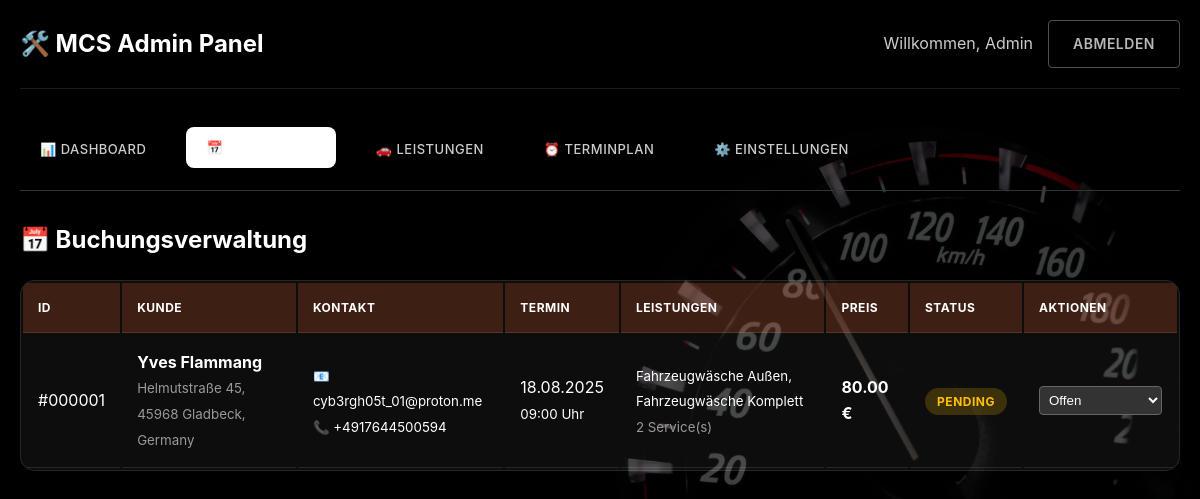
Screenshot of /admin/index.php?tab=bookings (signed in) with the database file from the repository.
### tables this page shows
CREATE TABLE bookings (
            id INTEGER PRIMARY KEY AUTOINCREMENT,
            appointment_id INTEGER NOT NULL,
            customer_name TEXT NOT NULL,
            customer_email TEXT NOT NULL,
            customer_phone TEXT NOT NULL,
            customer_address TEXT NOT NULL,
            distance DECIMAL(10,2) CHECK(distance >= 0),
            total_price DECIMAL(10,2) NOT NULL CHECK(total_price >= 0),
            status TEXT DEFAULT 'pending' CHECK(status IN ('pending', 'confirmed', 'completed', 'cancelled')),
            notes TEXT,
            created_at DATETIME DEFAULT CURRENT_TIMESTAMP,
            updated_at DATETIME DEFAULT CURRENT_TIMESTAMP,
            FOREIGN KEY (appointment_id) REFERENCES appointments (id) ON DELETE RESTRICT
        );

### config/database.php (called while the page is built, shortened)
<?php
class Database
{
    private $db_file;
    private $connection;
    public function __construct()
    {
        $this->db_file = defined('DB_PATH') ? DB_PATH : __DIR__ . '/../database/bookings.db';
        $this->createTables();
    }
    private function connect()
    {
        try {
            $db_dir = dirname($this->db_file);
            $this->connection = new PDO('sqlite:' . $this->db_file);
            $this->connection->setAttribute(PDO::ATTR_ERRMODE, PDO::ERRMODE_EXCEPTION);
            $this->connection->setAttribute(PDO::ATTR_DEFAULT_FETCH_MODE, PDO::FETCH_ASSOC);
            $this->connection->exec('PRAGMA foreign_keys = ON');
        } catch (PDOException $e) {
            error_log("Database connection failed: " . $e->getMessage());
            die("Datenbankverbindung fehlgeschlagen. Bitte kontaktieren Sie den Administrator.");
        }
    }
    private function createTables()
    {
        $sql_appointments = "
        CREATE TABLE IF NOT EXISTS appointments (
            id INTEGER PRIMARY KEY AUTOINCREMENT,
            date TEXT NOT NULL,
            time TEXT NOT NULL,
            status TEXT DEFAULT 'available' CHECK(status IN ('available', 'booked', 'blocked')),
            created_at DATETIME DEFAULT CURRENT_TIMESTAMP,
            updated_at DATETIME DEFAULT CURRENT_TIMESTAMP,
            UNIQUE(date, time)
        )";
        $sql_services = "
        CREATE TABLE IF NOT EXISTS services (
            id INTEGER PRIMARY KEY AUTOINCREMENT,
            name TEXT NOT NULL UNIQUE,
            description TEXT,
            price DECIMAL(10,2) NOT NULL CHECK(price >= 0),
            duration INTEGER DEFAULT 60 CHECK(duration > 0),
            active INTEGER DEFAULT 1 CHECK(active IN (0, 1)),
            created_at DATETIME DEFAULT CURRENT_TIMESTAMP,
            updated_at DATETIME DEFAULT CURRENT_TIMESTAMP
        )";
        $sql_bookings = "
        CREATE TABLE IF NOT EXISTS bookings (
            id INTEGER PRIMARY KEY AUTOINCREMENT,
            appointment_id INTEGER NOT NULL,
            customer_name TEXT NOT NULL,
            customer_email TEXT NOT NULL,
            customer_phone TEXT NOT NULL,
            customer_address TEXT NOT NULL,
            distance DECIMAL(10,2) CHECK(distance >= 0),
            total_price DECIMAL(10,2) NOT NULL CHECK(total_price >= 0),
            status TEXT DEFAULT 'pending' CHECK(status IN ('pending', 'confirmed', 'completed', 'cancelled')),
            notes TEXT,
            created_at DATETIME DEFAULT CURRENT_TIMESTAMP,
            updated_at DATETIME DEFAULT CURRENT_TIMESTAMP,
            FOREIGN KEY (appointment_id) REFERENCES appointments (id) ON DELETE RESTRICT
        )";
        $sql_booking_services = "
        CREATE TABLE IF NOT EXISTS booking_services (
            id INTEGER PRIMARY KEY AUTOINCREMENT,
            booking_id INTEGER NOT NULL,
            service_id INTEGER NOT NULL,
            price_at_booking DECIMAL(10,2) NOT NULL,
            created_at DATETIME DEFAULT CURRENT_TIMESTAMP,
            FOREIGN KEY (booking_id) REFERENCES bookings (id) ON DELETE CASCADE,
            FOREIGN KEY (service_id) REFERENCES services (id) ON DELETE RESTRICT,
            UNIQUE(booking_id, service_id)
        )";
        try {
            $this->connection->exec($sql_appointments);
            $this->connection->exec($sql_services);
            $this->connection->exec($sql_bookings);
            $this->connection->exec($sql_booking_services);
            $this->ensureUpdatedAtColumns();
            $this->insertDefaultServices();
            $this->generateTimeSlots();
        } catch (PDOException $e) {
            error_log("Table creation failed: " . $e->getMessage());
            die("Datenbankinitialisierung fehlgeschlagen. Bitte kontaktieren Sie den Administrator.");
        }
    }
    private function ensureUpdatedAtColumns()
    {
        $tables = ['appointments', 'services', 'bookings'];
        foreach ($tables as $table) {
            try {
                $stmt = $this->connection->prepare("PRAGMA table_info($table)");
                $stmt->execute();
                $columns = $stmt->fetchAll(PDO::FETCH_COLUMN, 1);
            } catch (PDOException $e) {
                error_log("Could not add updated_at to $table: " . $e->getMessage());
            }
        }
    }
    private function createUpdateTriggers()
    {
        $this->connection->exec("DROP TRIGGER IF EXISTS update_appointments_updated_at");
        $this->connection->exec("DROP TRIGGER IF EXISTS update_services_updated_at");
        $this->connection->exec("DROP TRIGGER IF EXISTS update_bookings_updated_at");
        $triggers = [
            "CREATE TRIGGER IF NOT EXISTS update_appointments_updated_at
         AFTER UPDATE ON appointments
         BEGIN
            UPDATE appointments SET updated_at = CURRENT_TIMESTAMP WHERE id = NEW.id;
         END",
            "CREATE TRIGGER IF NOT EXISTS update_services_updated_at
         AFTER UPDATE ON services
         BEGIN
            UPDATE services SET updated_at = CURRENT_TIMESTAMP WHERE id = NEW.id;
         END",
            "CREATE TRIGGER IF NOT EXISTS update_bookings_updated_at
         AFTER UPDATE ON bookings
         BEGIN
            UPDATE bookings SET updated_at = CURRENT_TIMESTAMP WHERE id = NEW.id;
         END"
        ];
        foreach ($triggers as $trigger) {
            try {
                $this->connection->exec($trigger);
            } catch (PDOException $e) {
                error_log("Trigger creation warning: " . $e->getMessage());
            }
        }
    }
    private function insertDefaultServices()
    {
        try {
            $stmt = $this->connection->prepare("SELECT COUNT(*) FROM services");
            $stmt->execute();
            $count = $stmt->fetchColumn();
        } catch (PDOException $e) {
            error_log("Error inserting default services: " . $e->getMessage());
        }
    }
    private function generateTimeSlots()
    {
        try {
            $stmt = $this->connection->prepare("SELECT COUNT(*) FROM appointments");
            $stmt->execute();
            $count = $stmt->fetchColumn();
        } catch (PDOException $e) {
            error_log("Error generating time slots: " . $e->getMessage());
        }
    }
    public function getConnection()
    {
        return $this->connection;
    }
}

### classes/BookingManager.php (called while the page is built, shortened)
<?php
class BookingManager
{
    private $db;
    public function __construct($database)
    {
        if (is_object($database) && method_exists($database, 'getConnection')) {
            $this->db = $database->getConnection();
        } else {
            $this->db = $database;
        }
    }
    public function getBookingsForAdmin($limit = 100)
    {
        try {
            $stmt = $this->db->prepare("
                SELECT b.*, a.date, a.time,
                    GROUP_CONCAT(s.name, ', ') as services
                FROM bookings b
                JOIN appointments a ON b.appointment_id = a.id
                LEFT JOIN booking_services bs ON b.id = bs.booking_id
                LEFT JOIN services s ON bs.service_id = s.id
                GROUP BY b.id
                ORDER BY a.date DESC, a.time DESC
                LIMIT ?
            ");
            $stmt->execute([$limit]);
            return $stmt->fetchAll(PDO::FETCH_ASSOC);
        } catch (PDOException $e) {
            error_log("Error getting bookings for admin: " . $e->getMessage());
            return [];
        }
    }
}

### admin/index.php (the view, shortened to what this page needs)
<?php
require_once '../config/database.php';
require_once '../classes/BookingManager.php';
?>
<?php
$database = new Database();
$bookingManager = new BookingManager($database);
$current_tab = $_GET['tab'] ?? 'dashboard';
$stats = $database->getStats();
?>
<!DOCTYPE html>
<html lang="de">
<head>
    <link rel="stylesheet" href="../assets/css/style.css">
</head>
<body>
    <div class="container">
        <header class="header">
            <div class="logo">
                <h2 style="color: #ffffff;">🛠️ MCS Admin Panel</h2>
            </div>
            <div style="display: flex; gap: 15px; align-items: center;">
                <span style="color: #ccc;">Willkommen, Admin</span>
                <a href="?logout=1" class="btn-secondary">Abmelden</a>
            </div>
        </header>
        <main class="main-content">
            <div class="admin-nav">
                <a href="?tab=dashboard" class="<?= $current_tab === 'dashboard' ? 'active' : '' ?>">📊 Dashboard</a>
                <a href="?tab=bookings" class="<?= $current_tab === 'bookings' ? 'active' : '' ?>">📅 Buchungen</a>
                <a href="?tab=services" class="<?= $current_tab === 'services' ? 'active' : '' ?>">🚗 Leistungen</a>
                <a href="?tab=schedule" class="<?= $current_tab === 'schedule' ? 'active' : '' ?>">⏰ Terminplan</a>
                <a href="?tab=settings" class="<?= $current_tab === 'settings' ? 'active' : '' ?>">⚙️ Einstellungen</a>
            </div>
            <?php if ($current_tab === 'dashboard'): ?>
                <h2 style="color: #ffffff; margin-bottom: 20px;">📊 Dashboard</h2>
                <div class="stats-grid">
                    <div class="stat-card">
                        <span class="stat-number"><?= $stats['pending_bookings'] ?></span>
                        <div class="stat-label">Offene Buchungen</div>
                    </div>
                    <div class="stat-card">
                        <span class="stat-number"><?= $stats['confirmed_bookings'] ?></span>
                        <div class="stat-label">Bestätigte Termine</div>
                    </div>
                    <div class="stat-card">
                        <span class="stat-number"><?= number_format($stats['monthly_revenue'], 0) ?>€</span>
                        <div class="stat-label">Umsatz (30 Tage)</div>
                    </div>
                    <div class="stat-card">
                        <span class="stat-number"><?= $stats['available_slots'] ?></span>
                        <div class="stat-label">Freie Termine</div>
                    </div>
                </div>
                <div class="quick-actions">
                    <a href="?tab=bookings" class="quick-action">📋 Buchungen verwalten</a>
                    <a href="?tab=schedule" class="quick-action">⏰ Termine generieren</a>
                    <a href="../" class="quick-action" target="_blank">🌐 Website ansehen</a>
                </div>
                <?php
                $recent_bookings = $bookingManager->getBookingsForAdmin(10);
                ?>
                <div class="admin-form">
                    <h3>📋 Neueste Buchungen</h3>
                    <?php if (!empty($recent_bookings)): ?>
                        <table class="admin-table">
                            <thead>
                                <tr>
                                    <th>ID</th>
                                    <th>Kunde</th>
                                    <th>Termin</th>
                                    <th>Preis</th>
                                    <th>Status</th>
                                </tr>
                            </thead>
                            <tbody>
                                <?php foreach (array_slice($recent_bookings, 0, 5) as $booking): ?>
                                    <tr>
                                        <td>#<?= str_pad($booking['id'], 6, '0', STR_PAD_LEFT) ?></td>
                                        <td><?= htmlspecialchars($booking['customer_name']) ?></td>
                                        <td><?= date('d.m.Y H:i', strtotime($booking['date'] . ' ' . $booking['time'])) ?></td>
                                        <td><?= number_format($booking['total_price'], 2) ?> €</td>
                                        <td><span class="status-badge status-<?= $booking['status'] ?>"><?= ucfirst($booking['status']) ?></span></td>
                                    </tr>
                                <?php endforeach; ?>
                            </tbody>
                        </table>
                    <?php else: ?>
                        <p style="color: #ccc;">Keine Buchungen vorhanden.</p>
                    <?php endif; ?>
                </div>
            <?php elseif ($current_tab === 'bookings'): ?>
                <h2 style="color: #ffffff; margin-bottom: 20px;">📅 Buchungsverwaltung</h2>
                <?php
                $all_bookings = $bookingManager->getBookingsForAdmin(100);
                ?>
                <table class="admin-table">
                    <thead>
                        <tr>
                            <th>ID</th>
                            <th>Kunde</th>
                            <th>Kontakt</th>
                            <th>Termin</th>
                            <th>Leistungen</th>
                            <th>Preis</th>
                            <th>Status</th>
                            <th>Aktionen</th>
                        </tr>
                    </thead>
                    <tbody>
                        <?php foreach ($all_bookings as $booking): ?>
                            <tr>
                                <td>#<?= str_pad($booking['id'], 6, '0', STR_PAD_LEFT) ?></td>
                                <td>
                                    <strong><?= htmlspecialchars($booking['customer_name']) ?></strong><br>
                                    <small style="color: #999;"><?= htmlspecialchars($booking['customer_address']) ?></small>
                                </td>
                                <td>
                                    <small>📧 <?= htmlspecialchars($booking['customer_email']) ?></small><br>
                                    <small>📞 <?= htmlspecialchars($booking['customer_phone']) ?></small>
                                </td>
                                <td>
                                    <?= date('d.m.Y', strtotime($booking['date'])) ?><br>
                                    <small><?= $booking['time'] ?> Uhr</small>
                                </td>
                                <td>
                                    <small><?= htmlspecialchars($booking['services'] ?: 'Keine') ?></small><br>
                                    <small style="color: #999;"><?= isset($booking['service_count']) ? $booking['service_count'] : substr_count($booking['services'], ',') + 1 ?> Service(s)</small>
                                </td>
                                <td><strong><?= number_format($booking['total_price'], 2) ?> €</strong></td>
                                <td>
                                    <span class="status-badge status-<?= $booking['status'] ?>">
                                        <?= ucfirst($booking['status']) ?>
                                    </span>
                                </td>
                                <td>
                                    <form method="POST" style="display: inline;">
                                        <select name="status" onchange="this.form.submit()" style="background: #333; color: white; border: 1px solid #666; padding: 5px; border-radius: 4px;">
                                            <option value="pending" <?= $booking['status'] === 'pending' ? 'selected' : '' ?>>Offen</option>
                                        </select>
                                    </form>
                                </td>
                            </tr>
                        <?php endforeach; ?>
                    </tbody>
                </table>
            <?php endif; ?>
        </main>
    </div>
</body>
</html>

### rows the page displays
bookings: id "000001", customer_name "Yves Flammang", customer_address "Helmutstraße 45, 45968 Gladbeck, Germany", customer_email "cyb3rgh05t_01@proton.me", customer_phone "+4917644500594", date "18.08.2025", time "09:00", services "Fahrzeugwäsche Außen, Fahrzeugwäsche Komplett", services "2", total_price "80.00", status "PENDING", status "Offen"
